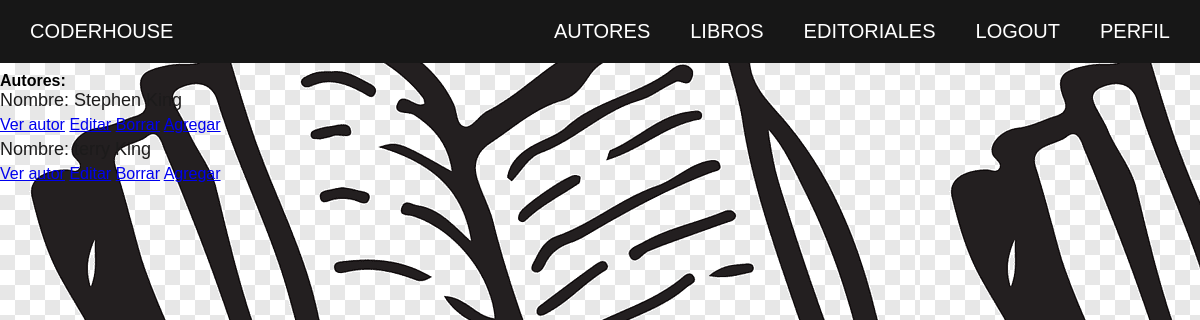
The page /blog/autor-lista (signed in) on the database as committed earlier.
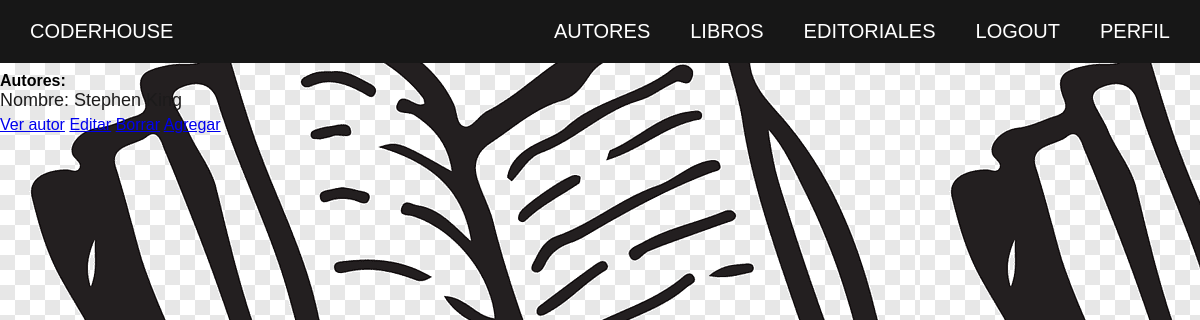
The same page on the database as committed later.
### blog/models.py (models this page shows, shortened)
class Autor(models.Model):
    class Meta:
        verbose_name_plural = "Autores"
    nombre = models.CharField(max_length=30)
    apellido = models.CharField(max_length=30)
    biografia = models.CharField(max_length=300)

### blog/views.py (the view)
# urls.py: path("autor-lista", AutorList.as_view(), name="autor-lista"),
class AutorList(LoginRequiredMixin, ListView):
    model = Autor
    template_name = "blog/autores_list.html"

### blog/templates/blog/autores_list.html (shortened to what this page needs)
{% extends "blog/padre.html" %}
{% block contenidoUno %}
<div>
<br>
<br>
<h1>Autores: </h1>
<ul>
{% if object_list %}
    {% for autor in object_list %}
    <li>
        <p>Nombre: {{ autor.nombre }} {{ autor.apellido }} </p>
                <a href="{% url 'AutorDetail' autor.id %}">Ver autor</a>
                <a href="{% url 'AutorUpdate' autor.id %}">Editar</a>
                <a href="{% url 'AutorDelete' autor.id %}">Borrar</a>
                <a href="{% url 'AutorNew' %}">Agregar</a>
    </li>
    {% endfor %}
</ul>
</div>
{% else %}
<br>
<h3>No hay autores aún! Sé el primero en agregar:
<br>
<a href="{% url 'AutorNew' %}">Agregar</a>
</h3>
{% endif %}
{% endblock %}

### blog/templates/blog/padre.html (shortened to what this page needs)
<!DOCTYPE html>
<html lang="en">
<head>
    {% load static %}
    <link rel="stylesheet" href="https://cdnjs.cloudflare.com/ajax/libs/font-awesome/5.15.1/css/all.min.css">
    <link href="{% static 'blog/estilo1.css' %}" rel="stylesheet" />
</head>
<body>
    <div class="head">
        <div class="logo">
            <a href="{% url 'Inicio' %}">CoderHouse</a>
        </div>
        <nav class="navbar">
            <a href="{% url 'autor-lista' %}">Autores</a>
            <a href="{% url 'libro-lista' %}">Libros</a>
            <a href="{% url 'editorial-lista' %}">Editoriales</a>
            {% if request.user.is_authenticated %}
            <a href="{% url 'Logout' %}">Logout</a>
            <a href="{% url 'usuario' %}">Perfil</a>
            {% endif %}
        </nav>
    </div>
</body>
</html>
{% block contenidoUno %}
{% endblock %}

### blog/static/blog/estilo1.css (style rules this page uses)
* { margin: 0; padding: 0; border: 0; font-size: 100%; vertical-align: baseline; }
body { background-image: url(transparent-paper.png); font-family: sans-serif; }
.head { display: flex; align-items: center; justify-content: space-between; height: 63px; background: #171717; position: fixed; width: 100%; z-index: 100; }
.navbar { display: flex; margin-right: 10px; }
.logo { margin-left: 30px; }
.logo a { text-decoration: none; color: #fff; text-transform: uppercase; font-size: 20px; }
.navbar a { display: block; padding: 20px 20px; color: #fff; text-decoration: none; text-transform: uppercase; font-size: 20px; }
p { padding-right: 5%; margin-bottom: 5px; font-size: 18px; color: rgb(28, 27, 27); padding: 0; }

Rows that differ between the two databases and show on the page:
removed Autor: apellido "King"
